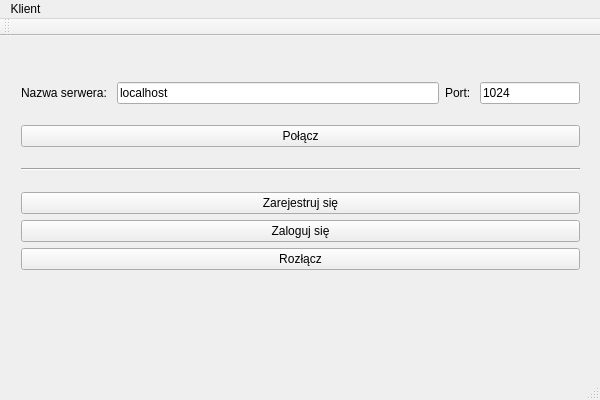
<?xml version="1.0" encoding="UTF-8"?>
<ui version="4.0">
 <class>client</class>
 <widget class="QMainWindow" name="client">
  <property name="geometry">
   <rect>
    <x>0</x>
    <y>0</y>
    <width>600</width>
    <height>400</height>
   </rect>
  </property>
  <property name="minimumSize">
   <size>
    <width>600</width>
    <height>400</height>
   </size>
  </property>
  <property name="maximumSize">
   <size>
    <width>600</width>
    <height>400</height>
   </size>
  </property>
  <property name="windowTitle">
   <string>client</string>
  </property>
  <property name="styleSheet">
   <string notr="true">QToolTip {
    border: 1px solid #76797C;
    background-color: #5A7566;
    color: white;
    padding: 0px;                /*remove padding, for fix combobox tooltip.*/
    opacity: 200;
}

QWidget {
    color: #eff0f1;
    background-color: #31363b;
    selection-background-color: #3daee9;
    selection-color: #eff0f1;
    background-clip: border;
    border-image: none;
    border: 0px transparent black;
    outline: 0;
}

QWidget:item:hover {
    background-color: #18465d;
    color: #eff0f1;
}

QWidget:item:selected {
    background-color: #18465d;
}

QCheckBox {
    spacing: 5px;
    outline: none;
    color: #eff0f1;
    margin-bottom: 2px;
}

QCheckBox:disabled {
    color: #76797C;
}

QCheckBox::indicator,
QGroupBox::indicator {
    width: 18px;
    height: 18px;
}

QGroupBox::indicator {
    margin-left: 2px;
}

QCheckBox::indicator:unchecked,
QGroupBox::indicator:unchecked {
    image: url(:/qss_icons/rc/checkbox_unchecked.png);
}

QCheckBox::indicator:unchecked:hover,
QCheckBox::indicator:unchecked:focus,
QCheckBox::indicator:unchecked:pressed,
QGroupBox::indicator:unchecked:hover,
QGroupBox::indicator:unchecked:focus,
QGroupBox::indicator:unchecked:pressed {
    border: none;
    image: url(:/qss_icons/rc/checkbox_unchecked_focus.png);
}

QCheckBox::indicator:checked,
QGroupBox::indicator:checked {
    image: url(:/qss_icons/rc/checkbox_checked.png);
}

QCheckBox::indicator:checked:hover,
QCheckBox::indicator:checked:focus,
QCheckBox::indicator:checked:pressed,
QGroupBox::indicator:checked:hover,
QGroupBox::indicator:checked:focus,
QGroupBox::indicator:checked:pressed {
    border: none;
    image: url(:/qss_icons/rc/checkbox_checked_focus.png);
}

QCheckBox::indicator:indeterminate {
    image: url(:/qss_icons/rc/checkbox_indeterminate.png);
}

QCheckBox::indicator:indeterminate:focus,
QCheckBox::indicator:indeterminate:hover,
QCheckBox::indicator:indeterminate:pressed {
    image: url(:/qss_icons/rc/checkbox_indeterminate_focus.png);
}

QCheckBox::indicator:checked:disabled,
QGroupBox::indicator:checked:disabled {
    image: url(:/qss_icons/rc/checkbox_checked_disabled.png);
}

QCheckBox::indicator:unchecked:disabled,
QGroupBox::indicator:unchecked:disabled {
    image: url(:/qss_icons/rc/checkbox_unchecked_disabled.png);
}

QRadioButton {
    spacing: 5px;
    outline: none;
    color: #eff0f1;
    margin-bottom: 2px;
}

QRadioButton:disabled {
    color: #76797C;
}

QRadioButton::indicator {
    width: 21px;
    height: 21px;
}

QRadioButton::indicator:unchecked {
    image: url(:/qss_icons/rc/radio_unchecked.png);
}

QRadioButton::indicator:unchecked:hover,
QRadioButton::indicator:unchecked:focus,
QRadioButton::indicator:unchecked:pressed {
    border: none;
    outline: none;
    image: url(:/qss_icons/rc/radio_unchecked_focus.png);
}

QRadioButton::indicator:checked {
    border: none;
    outline: none;
    image: url(:/qss_icons/rc/radio_checked.png);
}

QRadioButton::indicator:checked:hover,
QRadioButton::indicator:checked:focus,
QRadioButton::indicator:checked:pressed {
    border: none;
    outline: none;
    image: url(:/qss_icons/rc/radio_checked_focus.png);
}

QRadioButton::indicator:checked:disabled {
    outline: none;
    image: url(:/qss_icons/rc/radio_checked_disabled.png);
}

QRadioButton::indicator:unchecked:disabled {
    image: url(:/qss_icons/rc/radio_unchecked_disabled.png);
}

QMenuBar {
    background-color: #31363b;
    color: #eff0f1;
}

QMenuBar::item {
    background: transparent;
}

QMenuBar::item:selected {
    background: transparent;
    border: 1px solid #76797C;
}

QMenuBar::item:pressed {
    border: 1px solid #76797C;
    background-color: #3daee9;
    color: #eff0f1;
    margin-bottom: -1px;
    padding-bottom: 1px;
}

QMenu {
    border: 1px solid #76797C;
    color: #eff0f1;
    margin: 2px;
}

QMenu::icon {
    margin: 5px;
}

QMenu::item {
    padding: 5px 30px 5px 30px;
    border: 1px solid transparent;
    /* reserve space for selection border */
}

QMenu::item:selected {
    color: #eff0f1;
}

QMenu::separator {
    height: 2px;
    background: lightblue;
    margin-left: 10px;
    margin-right: 5px;
}

QMenu::indicator {
    width: 18px;
    height: 18px;
}


/* non-exclusive indicator = check box style indicator
   (see QActionGroup::setExclusive) */

QMenu::indicator:non-exclusive:unchecked {
    image: url(:/qss_icons/rc/checkbox_unchecked.png);
}

QMenu::indicator:non-exclusive:unchecked:selected {
    image: url(:/qss_icons/rc/checkbox_unchecked_disabled.png);
}

QMenu::indicator:non-exclusive:checked {
    image: url(:/qss_icons/rc/checkbox_checked.png);
}

QMenu::indicator:non-exclusive:checked:selected {
    image: url(:/qss_icons/rc/checkbox_checked_disabled.png);
}


/* exclusive indicator = radio button style indicator (see QActionGroup::setExclusive) */

QMenu::indicator:exclusive:unchecked {
    image: url(:/qss_icons/rc/radio_unchecked.png);
}

QMenu::indicator:exclusive:unchecked:selected {
    image: url(:/qss_icons/rc/radio_unchecked_disabled.png);
}

QMenu::indicator:exclusive:checked {
    image: url(:/qss_icons/rc/radio_checked.png);
}

QMenu::indicator:exclusive:checked:selected {
    image: url(:/qss_icons/rc/radio_checked_disabled.png);
}

QMenu::right-arrow {
    margin: 5px;
    image: url(:/qss_icons/rc/right_arrow.png)
}

QWidget:disabled {
    color: #454545;
    background-color: #31363b;
}

QAbstractItemView {
    alternate-background-color: #31363b;
    color: #eff0f1;
    border: 1px solid #3A3939;
    border-radius: 2px;
}

QWidget:focus,
QMenuBar:focus {
    border: 1px solid #3daee9;
}

QTabWidget:focus,
QCheckBox:focus,
QRadioButton:focus,
QSlider:focus {
    border: none;
}

QLineEdit {
    background-color: #232629;
    padding: 5px;
    border-style: solid;
    border: 1px solid #76797C;
    border-radius: 2px;
    color: #eff0f1;
}

QAbstractItemView QLineEdit {
    padding: 0;
}

QGroupBox {
    border: 1px solid #76797C;
    border-radius: 2px;
    margin-top: 20px;
}

QGroupBox::title {
    subcontrol-origin: margin;
    subcontrol-position: top center;
    padding-left: 10px;
    padding-right: 10px;
    padding-top: 10px;
}

QAbstractScrollArea {
    border-radius: 2px;
    border: 1px solid #76797C;
    background-color: transparent;
}

QScrollBar:horizontal {
    height: 15px;
    margin: 3px 15px 3px 15px;
    border: 1px transparent #2A2929;
    border-radius: 4px;
    background-color: #2A2929;
}

QScrollBar::handle:horizontal {
    background-color: #605F5F;
    min-width: 5px;
    border-radius: 4px;
}

QScrollBar::add-line:horizontal {
    margin: 0px 3px 0px 3px;
    border-image: url(:/qss_icons/rc/right_arrow_disabled.png);
    width: 10px;
    height: 10px;
    subcontrol-position: right;
    subcontrol-origin: margin;
}

QScrollBar::sub-line:horizontal {
    margin: 0px 3px 0px 3px;
    border-image: url(:/qss_icons/rc/left_arrow_disabled.png);
    height: 10px;
    width: 10px;
    subcontrol-position: left;
    subcontrol-origin: margin;
}

QScrollBar::add-line:horizontal:hover,
QScrollBar::add-line:horizontal:on {
    border-image: url(:/qss_icons/rc/right_arrow.png);
    height: 10px;
    width: 10px;
    subcontrol-position: right;
    subcontrol-origin: margin;
}

QScrollBar::sub-line:horizontal:hover,
QScrollBar::sub-line:horizontal:on {
    border-image: url(:/qss_icons/rc/left_arrow.png);
    height: 10px;
    width: 10px;
    subcontrol-position: left;
    subcontrol-origin: margin;
}

QScrollBar::up-arrow:horizontal,
QScrollBar::down-arrow:horizontal {
    background: none;
}

QScrollBar::add-page:horizontal,
QScrollBar::sub-page:horizontal {
    background: none;
}

QScrollBar:vertical {
    background-color: #2A2929;
    width: 15px;
    margin: 15px 3px 15px 3px;
    border: 1px transparent #2A2929;
    border-radius: 4px;
}

QScrollBar::handle:vertical {
    background-color: #605F5F;
    min-height: 5px;
    border-radius: 4px;
}

QScrollBar::sub-line:vertical {
    margin: 3px 0px 3px 0px;
    border-image: url(:/qss_icons/rc/up_arrow_disabled.png);
    height: 10px;
    width: 10px;
    subcontrol-position: top;
    subcontrol-origin: margin;
}

QScrollBar::add-line:vertical {
    margin: 3px 0px 3px 0px;
    border-image: url(:/qss_icons/rc/down_arrow_disabled.png);
    height: 10px;
    width: 10px;
    subcontrol-position: bottom;
    subcontrol-origin: margin;
}

QScrollBar::sub-line:vertical:hover,
QScrollBar::sub-line:vertical:on {
    border-image: url(:/qss_icons/rc/up_arrow.png);
    height: 10px;
    width: 10px;
    subcontrol-position: top;
    subcontrol-origin: margin;
}

QScrollBar::add-line:vertical:hover,
QScrollBar::add-line:vertical:on {
    border-image: url(:/qss_icons/rc/down_arrow.png);
    height: 10px;
    width: 10px;
    subcontrol-position: bottom;
    subcontrol-origin: margin;
}

QScrollBar::up-arrow:vertical,
QScrollBar::down-arrow:vertical {
    background: none;
}

QScrollBar::add-page:vertical,
QScrollBar::sub-page:vertical {
    background: none;
}

QTextEdit {
    background-color: #232629;
    color: #eff0f1;
    border: 1px solid #76797C;
}

QPlainTextEdit {
    background-color: #232629;
    ;
    color: #eff0f1;
    border-radius: 2px;
    border: 1px solid #76797C;
}

QHeaderView::section {
    background-color: #76797C;
    color: #eff0f1;
    padding: 5px;
    border: 1px solid #76797C;
}

QSizeGrip {
    image: url(:/qss_icons/rc/sizegrip.png);
    width: 12px;
    height: 12px;
}

QMainWindow::separator {
    background-color: #31363b;
    color: white;
    padding-left: 4px;
    spacing: 2px;
    border: 1px dashed #76797C;
}

QMainWindow::separator:hover {
    background-color: #787876;
    color: white;
    padding-left: 4px;
    border: 1px solid #76797C;
    spacing: 2px;
}

QMenu::separator {
    height: 1px;
    background-color: #76797C;
    color: white;
    padding-left: 4px;
    margin-left: 10px;
    margin-right: 5px;
}

QFrame {
    border-radius: 2px;
    border: 1px solid #76797C;
}

QFrame[frameShape=&quot;0&quot;] {
    border-radius: 2px;
    border: 1px transparent #76797C;
}

QStackedWidget {
    border: 1px transparent black;
}

QToolBar {
    border: 1px transparent #393838;
    background: 1px solid #31363b;
    font-weight: bold;
}

QToolBar::handle:horizontal {
    image: url(:/qss_icons/rc/Hmovetoolbar.png);
}

QToolBar::handle:vertical {
    image: url(:/qss_icons/rc/Vmovetoolbar.png);
}

QToolBar::separator:horizontal {
    image: url(:/qss_icons/rc/Hsepartoolbar.png);
}

QToolBar::separator:vertical {
    image: url(:/qss_icons/rc/Vsepartoolbar.png);
}

QToolButton#qt_toolbar_ext_button {
    background: #58595a
}

QPushButton {
    color: #eff0f1;
    background-color: #31363b;
    border-width: 1px;
    border-color: #76797C;
    border-style: solid;
    padding: 5px;
    border-radius: 2px;
    outline: none;
}

QPushButton:disabled {
    background-color: #31363b;
    border-width: 1px;
    border-color: #454545;
    border-style: solid;
    padding-top: 5px;
    padding-bottom: 5px;
    padding-left: 10px;
    padding-right: 10px;
    border-radius: 2px;
    color: #454545;
}

QPushButton:focus {
    background-color: #3daee9;
    color: white;
}

QPushButton:pressed {
    background-color: #3daee9;
    padding-top: -15px;
    padding-bottom: -17px;
}

QComboBox {
    selection-background-color: #3daee9;
    border-style: solid;
    border: 1px solid #76797C;
    border-radius: 2px;
    padding: 5px;
    min-width: 75px;
}

QPushButton:checked {
    background-color: #76797C;
    border-color: #6A6969;
}

QComboBox:hover,
QPushButton:hover,
QAbstractSpinBox:hover,
QLineEdit:hover,
QTextEdit:hover,
QPlainTextEdit:hover,
QAbstractView:hover,
QTreeView:hover {
    border: 1px solid #3daee9;
    color: #eff0f1;
}

QComboBox:on {
    padding-top: 3px;
    padding-left: 4px;
    selection-background-color: #4a4a4a;
}

QComboBox QAbstractItemView {
    background-color: #232629;
    border-radius: 2px;
    border: 1px solid #76797C;
    selection-background-color: #18465d;
}

QComboBox::drop-down {
    subcontrol-origin: padding;
    subcontrol-position: top right;
    width: 15px;
    border-left-width: 0px;
    border-left-color: darkgray;
    border-left-style: solid;
    border-top-right-radius: 3px;
    border-bottom-right-radius: 3px;
}

QComboBox::down-arrow {
    image: url(:/qss_icons/rc/down_arrow_disabled.png);
}

QComboBox::down-arrow:on,
QComboBox::down-arrow:hover,
QComboBox::down-arrow:focus {
    image: url(:/qss_icons/rc/down_arrow.png);
}

QAbstractSpinBox {
    padding: 5px;
    border: 1px solid #76797C;
    background-color: #232629;
    color: #eff0f1;
    border-radius: 2px;
    min-width: 75px;
}

QAbstractSpinBox:up-button {
    background-color: transparent;
    subcontrol-origin: border;
    subcontrol-position: center right;
}

QAbstractSpinBox:down-button {
    background-color: transparent;
    subcontrol-origin: border;
    subcontrol-position: center left;
}

QAbstractSpinBox::up-arrow,
QAbstractSpinBox::up-arrow:disabled,
QAbstractSpinBox::up-arrow:off {
    image: url(:/qss_icons/rc/up_arrow_disabled.png);
    width: 10px;
    height: 10px;
}

QAbstractSpinBox::up-arrow:hover {
    image: url(:/qss_icons/rc/up_arrow.png);
}

QAbstractSpinBox::down-arrow,
QAbstractSpinBox::down-arrow:disabled,
QAbstractSpinBox::down-arrow:off {
    image: url(:/qss_icons/rc/down_arrow_disabled.png);
    width: 10px;
    height: 10px;
}

QAbstractSpinBox::down-arrow:hover {
    image: url(:/qss_icons/rc/down_arrow.png);
}

QLabel {
    border: 0px solid black;
}

QTabWidget {
    border: 0px transparent black;
}

QTabWidget::pane {
    border: 1px solid #76797C;
    padding: 5px;
    margin: 0px;
}

QTabWidget::tab-bar {
    /* left: 5px; move to the right by 5px */
}

QTabBar {
    qproperty-drawBase: 0;
    border-radius: 3px;
}

QTabBar:focus {
    border: 0px transparent black;
}

QTabBar::close-button {
    image: url(:/qss_icons/rc/close.png);
    background: transparent;
}

QTabBar::close-button:hover {
    image: url(:/qss_icons/rc/close-hover.png);
    background: transparent;
}

QTabBar::close-button:pressed {
    image: url(:/qss_icons/rc/close-pressed.png);
    background: transparent;
}


/* TOP TABS */

QTabBar::tab:top {
    color: #eff0f1;
    border: 1px solid #76797C;
    border-bottom: 1px transparent black;
    background-color: #31363b;
    padding: 5px;
    min-width: 50px;
    border-top-left-radius: 2px;
    border-top-right-radius: 2px;
}

QTabBar::tab:top:selected {
    color: #eff0f1;
    background-color: #54575B;
    border: 1px solid #76797C;
    border-bottom: 2px solid #3daee9;
    border-top-left-radius: 2px;
    border-top-right-radius: 2px;
}

QTabBar::tab:top:!selected:hover {
    background-color: #3daee9;
}


/* BOTTOM TABS */

QTabBar::tab:bottom {
    color: #eff0f1;
    border: 1px solid #76797C;
    border-top: 1px transparent black;
    background-color: #31363b;
    padding: 5px;
    border-bottom-left-radius: 2px;
    border-bottom-right-radius: 2px;
    min-width: 50px;
}

QTabBar::tab:bottom:selected {
    color: #eff0f1;
    background-color: #54575B;
    border: 1px solid #76797C;
    border-top: 2px solid #3daee9;
    border-bottom-left-radius: 2px;
    border-bottom-right-radius: 2px;
}

QTabBar::tab:bottom:!selected:hover {
    background-color: #3daee9;
}


/* LEFT TABS */

QTabBar::tab:left {
    color: #eff0f1;
    border: 1px solid #76797C;
    border-left: 1px transparent black;
    background-color: #31363b;
    padding: 5px;
    border-top-right-radius: 2px;
    border-bottom-right-radius: 2px;
    min-height: 50px;
}

QTabBar::tab:left:selected {
    color: #eff0f1;
    background-color: #54575B;
    border: 1px solid #76797C;
    border-left: 2px solid #3daee9;
    border-top-right-radius: 2px;
    border-bottom-right-radius: 2px;
}

QTabBar::tab:left:!selected:hover {
    background-color: #3daee9;
}


/* RIGHT TABS */

QTabBar::tab:right {
    color: #eff0f1;
    border: 1px solid #76797C;
    border-right: 1px transparent black;
    background-color: #31363b;
    padding: 5px;
    border-top-left-radius: 2px;
    border-bottom-left-radius: 2px;
    min-height: 50px;
}

QTabBar::tab:right:selected {
    color: #eff0f1;
    background-color: #54575B;
    border: 1px solid #76797C;
    border-right: 2px solid #3daee9;
    border-top-left-radius: 2px;
    border-bottom-left-radius: 2px;
}

QTabBar::tab:right:!selected:hover {
    background-color: #3daee9;
}

QTabBar QToolButton::right-arrow:enabled {
    image: url(:/qss_icons/rc/right_arrow.png);
}

QTabBar QToolButton::left-arrow:enabled {
    image: url(:/qss_icons/rc/left_arrow.png);
}

QTabBar QToolButton::right-arrow:disabled {
    image: url(:/qss_icons/rc/right_arrow_disabled.png);
}

QTabBar QToolButton::left-arrow:disabled {
    image: url(:/qss_icons/rc/left_arrow_disabled.png);
}

QDockWidget {
    background: #31363b;
    border: 1px solid #403F3F;
    titlebar-close-icon: url(:/qss_icons/rc/close.png);
    titlebar-normal-icon: url(:/qss_icons/rc/undock.png);
}

QDockWidget::close-button,
QDockWidget::float-button {
    border: 1px solid transparent;
    border-radius: 2px;
    background: transparent;
}

QDockWidget::close-button:hover,
QDockWidget::float-button:hover {
    background: rgba(255, 255, 255, 10);
}

QDockWidget::close-button:pressed,
QDockWidget::float-button:pressed {
    padding: 1px -1px -1px 1px;
    background: rgba(255, 255, 255, 10);
}

QTreeView,
QListView {
    border: 1px solid #76797C;
    background-color: #232629;
}

QTreeView:branch:selected,
QTreeView:branch:hover {
    background: url(:/qss_icons/rc/transparent.png);
}

QTreeView::branch:has-siblings:!adjoins-item {
    border-image: url(:/qss_icons/rc/transparent.png);
}

QTreeView::branch:has-siblings:adjoins-item {
    border-image: url(:/qss_icons/rc/transparent.png);
}

QTreeView::branch:!has-children:!has-siblings:adjoins-item {
    border-image: url(:/qss_icons/rc/transparent.png);
}

QTreeView::branch:has-children:!has-siblings:closed,
QTreeView::branch:closed:has-children:has-siblings {
    image: url(:/qss_icons/rc/branch_closed.png);
}

QTreeView::branch:open:has-children:!has-siblings,
QTreeView::branch:open:has-children:has-siblings {
    image: url(:/qss_icons/rc/branch_open.png);
}

QTreeView::branch:has-children:!has-siblings:closed:hover,
QTreeView::branch:closed:has-children:has-siblings:hover {
    image: url(:/qss_icons/rc/branch_closed-on.png);
}

QTreeView::branch:open:has-children:!has-siblings:hover,
QTreeView::branch:open:has-children:has-siblings:hover {
    image: url(:/qss_icons/rc/branch_open-on.png);
}

QListView::item:!selected:hover,
QTreeView::item:!selected:hover {
    background: #18465d;
    outline: 0;
    color: #eff0f1
}

QListView::item:selected:hover,
QTreeView::item:selected:hover {
    background: #287399;
    color: #eff0f1;
}

QTreeView::indicator:checked,
QListView::indicator:checked {
    image: url(:/qss_icons/rc/checkbox_checked.png);
}

QTreeView::indicator:unchecked,
QListView::indicator:unchecked {
    image: url(:/qss_icons/rc/checkbox_unchecked.png);
}

QTreeView::indicator:indeterminate,
QListView::indicator:indeterminate {
    image: url(:/qss_icons/rc/checkbox_indeterminate.png);
}

QTreeView::indicator:checked:hover,
QTreeView::indicator:checked:focus,
QTreeView::indicator:checked:pressed,
QListView::indicator:checked:hover,
QListView::indicator:checked:focus,
QListView::indicator:checked:pressed {
    image: url(:/qss_icons/rc/checkbox_checked_focus.png);
}

QTreeView::indicator:unchecked:hover,
QTreeView::indicator:unchecked:focus,
QTreeView::indicator:unchecked:pressed,
QListView::indicator:unchecked:hover,
QListView::indicator:unchecked:focus,
QListView::indicator:unchecked:pressed {
    image: url(:/qss_icons/rc/checkbox_unchecked_focus.png);
}

QTreeView::indicator:indeterminate:hover,
QTreeView::indicator:indeterminate:focus,
QTreeView::indicator:indeterminate:pressed,
QListView::indicator:indeterminate:hover,
QListView::indicator:indeterminate:focus,
QListView::indicator:indeterminate:pressed {
    image: url(:/qss_icons/rc/checkbox_indeterminate_focus.png);
}

QSlider::groove:horizontal {
    border: 1px solid #565a5e;
    height: 4px;
    background: #565a5e;
    margin: 0px;
    border-radius: 2px;
}

QSlider::handle:horizontal {
    background: #232629;
    border: 1px solid #565a5e;
    width: 16px;
    height: 16px;
    margin: -8px 0;
    border-radius: 9px;
}

QSlider::sub-page:horizontal {
    border: 1px solid #565a5e;
    height: 4px;
    background: #3daee9;
    margin: 0px;
    border-radius: 2px;
}

QSlider::groove:vertical {
    border: 1px solid #565a5e;
    width: 4px;
    background: #565a5e;
    margin: 0px;
    border-radius: 3px;
}

QSlider::handle:vertical {
    background: #232629;
    border: 1px solid #565a5e;
    width: 16px;
    height: 16px;
    margin: 0 -8px;
    border-radius: 9px;
}

QSlider::sub-page:vertical {
    border: 1px solid #565a5e;
    width: 4px;
    background: #3daee9;
    margin: 0px;
    border-radius: 3px;
}

QToolButton {
    background-color: transparent;
    border: 1px transparent #76797C;
    border-radius: 2px;
    margin: 3px;
    padding: 5px;
}

QToolButton[popupMode=&quot;1&quot;] {
    /* only for MenuButtonPopup */
    padding-right: 20px;
    /* make way for the popup button */
    border: 1px #76797C;
    border-radius: 5px;
}

QToolButton[popupMode=&quot;2&quot;] {
    /* only for InstantPopup */
    padding-right: 10px;
    /* make way for the popup button */
    border: 1px #76797C;
}

QToolButton:hover,
QToolButton::menu-button:hover {
    background-color: transparent;
    border: 1px solid #3daee9;
    padding: 5px;
}

QToolButton:checked,
QToolButton:pressed,
QToolButton::menu-button:pressed {
    background-color: #3daee9;
    border: 1px solid #3daee9;
    padding: 5px;
}


/* the subcontrol below is used only in the InstantPopup or DelayedPopup mode */

QToolButton::menu-indicator {
    image: url(:/qss_icons/rc/down_arrow.png);
    top: -7px;
    left: -2px;
    /* shift it a bit */
}


/* the subcontrols below are used only in the MenuButtonPopup mode */

QToolButton::menu-button {
    border: 1px transparent #76797C;
    border-top-right-radius: 6px;
    border-bottom-right-radius: 6px;
    /* 16px width + 4px for border = 20px allocated above */
    width: 16px;
    outline: none;
}

QToolButton::menu-arrow {
    image: url(:/qss_icons/rc/down_arrow.png);
}

QToolButton::menu-arrow:open {
    border: 1px solid #76797C;
}

QPushButton::menu-indicator {
    subcontrol-origin: padding;
    subcontrol-position: bottom right;
    bottom: 5px;
}

QTableView {
    border: 1px solid #76797C;
    gridline-color: #31363b;
    background-color: #232629;
}

QTableView,
QHeaderView {
    border-radius: 0px;
}

QTableView::item:pressed,
QListView::item:pressed,
QTreeView::item:pressed {
    background: #18465d;
    color: #eff0f1;
}

QTableView::item:selected:active,
QTreeView::item:selected:active,
QListView::item:selected:active {
    background: #287399;
    color: #eff0f1;
}

QHeaderView {
    background-color: #31363b;
    border: 1px transparent;
    border-radius: 0px;
    margin: 0px;
    padding: 0px;
}

QHeaderView::section {
    background-color: #31363b;
    color: #eff0f1;
    padding: 5px;
    border: 1px solid #76797C;
    border-radius: 0px;
    text-align: center;
}

QHeaderView::section::vertical::first,
QHeaderView::section::vertical::only-one {
    border-top: 1px solid #76797C;
}

QHeaderView::section::vertical {
    border-top: transparent;
}

QHeaderView::section::horizontal::first,
QHeaderView::section::horizontal::only-one {
    border-left: 1px solid #76797C;
}

QHeaderView::section::horizontal {
    border-left: transparent;
}

QHeaderView::section:checked {
    color: white;
    background-color: #334e5e;
}


/* style the sort indicator */

QHeaderView::down-arrow {
    image: url(:/qss_icons/rc/down_arrow.png);
}

QHeaderView::up-arrow {
    image: url(:/qss_icons/rc/up_arrow.png);
}

QTableCornerButton::section {
    background-color: #31363b;
    border: 1px transparent #76797C;
    border-radius: 0px;
}

QToolBox {
    padding: 5px;
    border: 1px transparent black;
}

QToolBox::tab {
    color: #eff0f1;
    background-color: #31363b;
    border: 1px solid #76797C;
    border-bottom: 1px transparent #31363b;
    border-top-left-radius: 5px;
    border-top-right-radius: 5px;
}

QToolBox::tab:selected {
    /* italicize selected tabs */
    font: italic;
    background-color: #31363b;
    border-color: #3daee9;
}

QStatusBar::item {
    border: 0px transparent dark;
}

QFrame[height=&quot;3&quot;],
QFrame[width=&quot;3&quot;] {
    background-color: #76797C;
}

QSplitter::handle {
    border: 1px dashed #76797C;
}

QSplitter::handle:hover {
    background-color: #787876;
    border: 1px solid #76797C;
}

QSplitter::handle:horizontal {
    width: 1px;
}

QSplitter::handle:vertical {
    height: 1px;
}

QProgressBar {
    border: 1px solid #76797C;
    border-radius: 5px;
    text-align: center;
}

QProgressBar::chunk {
    background-color: #05B8CC;
}

QDateEdit {
    selection-background-color: #3daee9;
    border-style: solid;
    border: 1px solid #3375A3;
    border-radius: 2px;
    padding: 1px;
    min-width: 75px;
}

QDateEdit:on {
    padding-top: 3px;
    padding-left: 4px;
    selection-background-color: #4a4a4a;
}

QDateEdit QAbstractItemView {
    background-color: #232629;
    border-radius: 2px;
    border: 1px solid #3375A3;
    selection-background-color: #3daee9;
}

QDateEdit::drop-down {
    subcontrol-origin: padding;
    subcontrol-position: top right;
    width: 15px;
    border-left-width: 0px;
    border-left-color: darkgray;
    border-left-style: solid;
    border-top-right-radius: 3px;
    border-bottom-right-radius: 3px;
}

QDateEdit::down-arrow {
    image: url(:/qss_icons/rc/down_arrow_disabled.png);
}

QDateEdit::down-arrow:on,
QDateEdit::down-arrow:hover,
QDateEdit::down-arrow:focus {
    image: url(:/qss_icons/rc/down_arrow.png);
}
</string>
  </property>
  <widget class="QWidget" name="centralWidget">
   <widget class="QWidget" name="verticalLayoutWidget">
    <property name="geometry">
     <rect>
      <x>10</x>
      <y>20</y>
      <width>581</width>
      <height>241</height>
     </rect>
    </property>
    <layout class="QVBoxLayout" name="verticalLayout">
     <item>
      <layout class="QHBoxLayout" name="horizontalLayout">
       <item>
        <widget class="QLabel" name="label">
         <property name="text">
          <string>Nazwa serwera: </string>
         </property>
        </widget>
       </item>
       <item>
        <widget class="QLineEdit" name="serverName">
         <property name="text">
          <string>localhost</string>
         </property>
        </widget>
       </item>
       <item>
        <widget class="QLabel" name="label_2">
         <property name="text">
          <string>Port: </string>
         </property>
        </widget>
       </item>
       <item>
        <widget class="QLineEdit" name="server_port">
         <property name="maximumSize">
          <size>
           <width>100</width>
           <height>16777215</height>
          </size>
         </property>
         <property name="text">
          <string>1024</string>
         </property>
         <property name="maxLength">
          <number>4</number>
         </property>
        </widget>
       </item>
      </layout>
     </item>
     <item>
      <layout class="QHBoxLayout" name="horizontalLayout_4">
       <item>
        <widget class="QPushButton" name="connectTo">
         <property name="text">
          <string>Połącz</string>
         </property>
        </widget>
       </item>
      </layout>
     </item>
     <item>
      <widget class="Line" name="line">
       <property name="orientation">
        <enum>Qt::Horizontal</enum>
       </property>
      </widget>
     </item>
     <item>
      <layout class="QVBoxLayout" name="verticalLayout_2">
       <item>
        <widget class="QPushButton" name="Register">
         <property name="text">
          <string>Zarejestruj się</string>
         </property>
        </widget>
       </item>
       <item>
        <widget class="QPushButton" name="logIn">
         <property name="text">
          <string>Zaloguj się</string>
         </property>
        </widget>
       </item>
       <item>
        <widget class="QPushButton" name="disconnectClient">
         <property name="text">
          <string>Rozłącz</string>
         </property>
        </widget>
       </item>
      </layout>
     </item>
    </layout>
   </widget>
   <widget class="QLabel" name="clientIcon">
    <property name="geometry">
     <rect>
      <x>510</x>
      <y>260</y>
      <width>64</width>
      <height>64</height>
     </rect>
    </property>
    <property name="text">
     <string/>
    </property>
   </widget>
  </widget>
  <widget class="QMenuBar" name="menuBar">
   <property name="geometry">
    <rect>
     <x>0</x>
     <y>0</y>
     <width>600</width>
     <height>25</height>
    </rect>
   </property>
   <widget class="QMenu" name="menuKlient">
    <property name="title">
     <string>Klient</string>
    </property>
   </widget>
   <addaction name="menuKlient"/>
  </widget>
  <widget class="QToolBar" name="mainToolBar">
   <attribute name="toolBarArea">
    <enum>TopToolBarArea</enum>
   </attribute>
   <attribute name="toolBarBreak">
    <bool>false</bool>
   </attribute>
  </widget>
  <widget class="QStatusBar" name="statusBar"/>
 </widget>
 <layoutdefault spacing="6" margin="11"/>
 <resources/>
 <connections/>
</ui>
